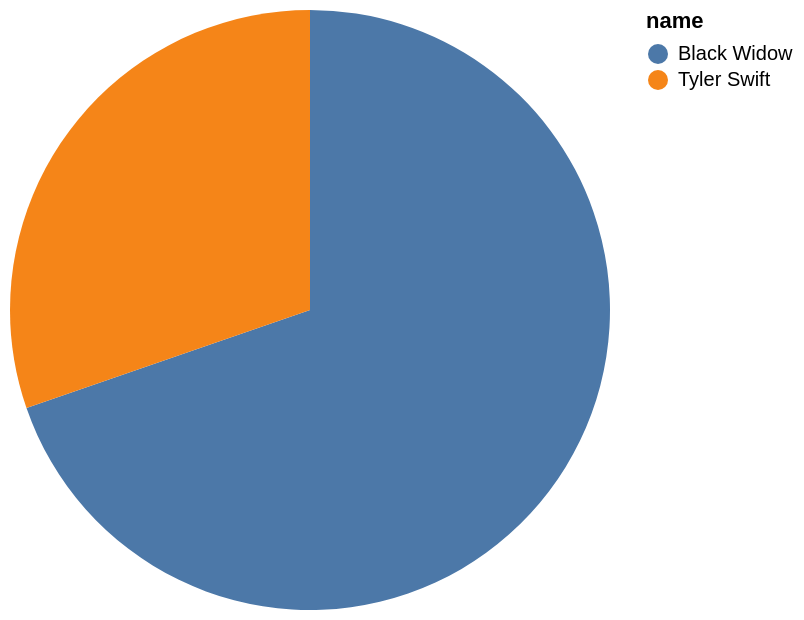

Vega-Lite specification for this chart:
### Vega-Lite specification from a JSON file in a GitHub repository (floating-point values rounded to 4 significant figures)
{"data": {"values": [{"x_data": "Black Widow\n", "y_data": 23}, {"x_data": "Tyler Swift", "y_data": 10}]}, "mark": "arc", "encoding": {"theta": {"field": "y_data", "type": "quantitative", "title": "partitionid"}, "color": {"field": "x_data", "type": "nominal", "title": "name"}}}
